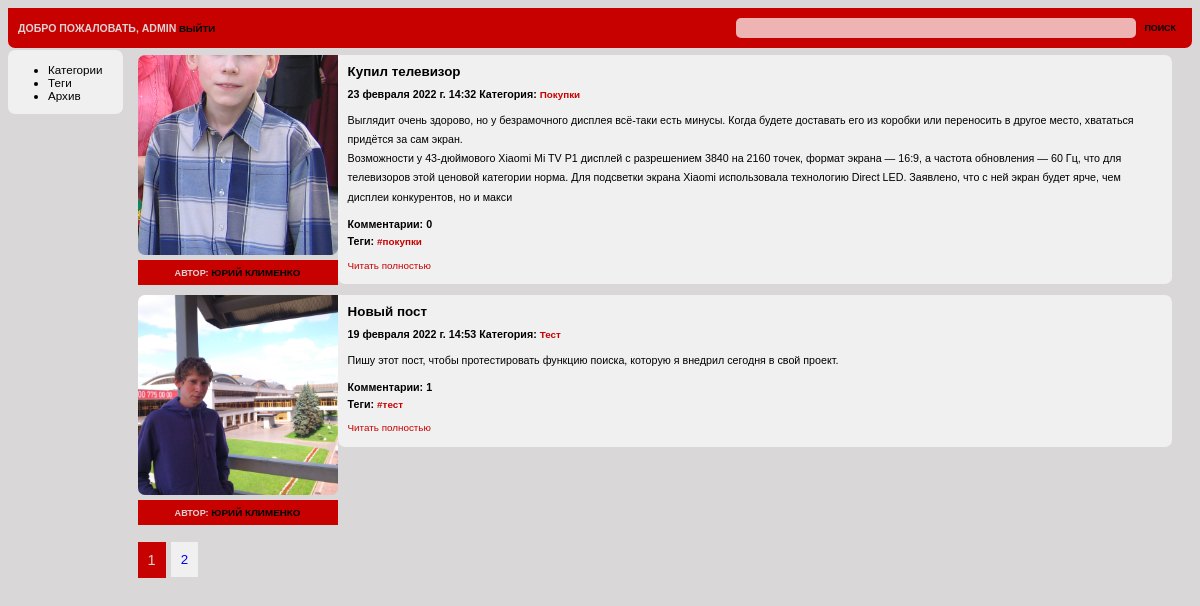
Page / (signed in) on the committed database.
### user/models.py (models this page shows)
class User(AbstractUser):
    avatar = models.ImageField(upload_to='images/avatar/%Y/%m/%d/', blank=True, verbose_name='Аватар', default='images/avatar/default.bmp')
    email = models.EmailField('E-mail', unique=True)

### blog/models.py (models this page shows, shortened)
class Post(models.Model):
    author = models.ForeignKey(User, on_delete=models.SET('Неизвестный автор'))
    title = models.CharField(max_length = 100, unique = True, verbose_name='Заголовок')
    slug = models.SlugField(max_length = 100, unique = True)
    image = models.ImageField(upload_to='images/%Y/%m/%d/', null=True, blank=True, verbose_name='Изображение')
    category = models.ForeignKey(
        'Category',
        on_delete=models.CASCADE,
        verbose_name='Категория',
    )
    tags = models.ManyToManyField('Tag', blank = True, related_name='posts', verbose_name = 'Теги',)
    preview_text = models.TextField(max_length = 500, verbose_name='Превью')
    text = models.TextField(max_length = 5000, verbose_name='Текст')
    date_pub = models.DateTimeField(auto_now_add=True, verbose_name='Дата публикации')
    likes = models.ManyToManyField(User, blank = True, related_name='posts', verbose_name = 'Лайки')
    is_published = models.BooleanField("Опубликовано", null=True, blank=True)
    def get_absolute_url(self):
        return reverse('blog:post', kwargs={'category_slug': self.category.slug, 'post_slug': self.slug})
    class Meta:
        verbose_name = 'Пост'
        verbose_name_plural = 'Посты'
        ordering = ('-date_pub',)

class Category(models.Model):
    name = models.CharField(max_length = 50, verbose_name='Наименование')
    slug = models.SlugField(max_length = 50)
    def __str__(self):
        return self.name
    class Meta:
        verbose_name = 'Категория'
        verbose_name_plural = 'Категории'

class Tag(models.Model):
    name = models.CharField(max_length = 50, verbose_name='Тэг')
    slug = models.SlugField(max_length = 50)
    def __str__(self):
        return self.name
    class Meta:
        verbose_name = 'Тэг'
        verbose_name_plural = 'Тэги'

### blog/views.py (the view)
# urls.py: path('', PostListView.as_view(), name='index'),
class PostListView(PostListData, ListView):
    @control_empty
    def get_queryset(self):
        return Post.objects.filter(
                                   is_published = True
                                   ).prefetch_related('tags'
                                   ).select_related('category', 'author'
                                   ).order_by('-date_pub'
                                   ).defer('text', 'is_published', 'author__avatar', 'author__date_joined',
                                           'author__is_active', 'author__is_staff', 'author__is_superuser',
                                           'author__password', 'author__username', 'author__email',
                                           'author__last_login'
                                    ).annotate(comments_count=Count('comments'))

### blog/forms.py
class SearchForm(forms.Form):
    text = forms.CharField(max_length=50)

### blog/views.py (called while the page is built)
def control_empty(get_queryset):
        def wrapper(self):
            obj = get_queryset(self)
            if len(obj) == 0:
                raise Http404
            return obj
        return wrapper

### blog/templates/blog/index.html (shortened to what this page needs)
{% extends 'blog/base.html' %}
{% block content %}
    {% for post in posts %}
        <div class="content">
            <div class="block-titul">
                <div class="block-titul-image">
                    <img src="{{ post.image.url }}"></img>
                </div>
                <div class="block-titul-author">
                    <h3><span class="author">Автор:</span> {{ post.author.first_name }} {{ post.author.last_name }} </h3>
                </div>
            </div>
            <div class="block-text">
            <h1>{{ post.title }}</h1>
            <h3>{{ post.date_pub }} Категория: <a href="{% url 'blog:category' post.category.slug %}"> {{post.category}} </a></h3>
             <p>{{ post.preview_text|linebreaks }}</p>
            <h3>Комментарии: {{ post.comments_count }}</h3>
            <h3>Теги: {% for tag in post.tags.all %} <a href="{% url 'blog:tag' tag.slug %}"> #{{ tag }}</a> {% endfor %}</h3>
            <a href="{{ post.get_absolute_url }}">   <p>Читать полностью</p></a></b>
            </div>
        </div>
    {% endfor %}
    <br>
<div class="paginator">
    {% for page in paginator.page_range %}
    {% if page_obj.number == page %}
    <div class="paginator2">{{ page }} </div>
    {% elif page >= page_obj.number|add:-2 and page <= page_obj.number|add:2 %}
    <a href="?page={{ page }}"><div class="paginator3">{{ page }}</div></a>
    {% endif %}
    {% endfor %}
</div>
</div>
{% endblock %}

### blog/templates/blog/base.html (shortened to what this page needs)
{% load static %}
<!DOCTYPE html>
<html>
<head>
    <link href="{% static 'blog/css/styles.css' %}" rel="stylesheet">
</head>
<body>
    <div class="page">
        <div class="header">
            <div class="login_info">
            {% if request.user.is_authenticated %}
            Добро пожаловать, {{ user.username }}<a href="{% url 'logout' %}"> Выйти</a>
            {% else %}
            <a href="{% url 'login' %}"> Войти </a><a href="{% url 'register' %}"> Регистрация </a>
            {% endif %}
            </div>
            <div class="search-form">
                <form method="post" action="{% url 'blog:search' %}">
                {{ form.text }}
                <button type="submit">Поиск</button>
                </form>
            </div>
        </div>
        <div class="body_page">
            <div class="sidebar">
                <ul>
                    <li>Категории</li>
                     <li>Теги</li>
                     <li>Архив</li>
                </ul>
            </div>
          <div class="cont">{% block content %} {% endblock %}</div>
        </div>
</body>
</html>

### blog/static/blog/css/styles.css (style rules this page uses)
* { box-sizing: border-box; font-family: Verdana, Helvetica, Arial, sans-serif; font-size: 92%; }
a { text-decoration: none }
body { background: #d9d7d7; }
input[type=text] { border-radius: 5px 5px 5px 5px; height: 20px; width: 400px; border: 0px; opacity: 70%; }
img { width: 10%; height: 10%; }
.page { background: #e0d3d3; display: flex; flex-direction: column; }
.header { padding-left: 10px; padding-right: 10px; line-height: 40px; height: 40px; display: flex; flex-direction: row; justify-content: space-between; background: #c70000; border-radius: 0px 0px 7px 7px; font-weight: 550; text-transform: uppercase; }
.login_info { color:#e0d3d3; }
.login_info a { color:black; }
.login_info a:link { color:black; text-decoration: none; }
.search-form button { border: 0; background: #c70000; font-weight: 550; text-transform: uppercase; }
.body_page { align-items: flex-start; background: #d9d7d7; padding-top:2px; display: flex; flex-direction: row; justify-content: flex-start; }
.sidebar { flex-grow:1; background: #f0f0f0; border-radius: 7px 7px 7px 7px; font-size: 120%; padding-right:20px; }
.cont { display: flex; flex-direction: column; flex-grow:7; margin-left: 15px; }
.content { align-items: flex-start; display: flex; flex-direction: row; justify-content: flex-start; border:0px solid black; padding-top: 5px; padding-right: 20px; margin-bottom: 5px; }
.block-titul img { display: flex; flex-direction: column; }
.block-titul-image img { object-fit: cover; height: 200px; width: 200px; border-radius: 7px 0px 7px 7px; }
.block-titul-author { height: 25px; line-height: 25px; text-align: center; background: #c70000; text-transform: uppercase; }
.author { color: #e0d3d3; }
.block-text { flex-grow:1; background: #f0f0f0; padding-left: 10px; padding-right: 10px; border-radius: 0px 7px 7px 7px; }
.content h1 { font-size: 150%; font-weight: bolder; }
.content h3 { font-size: 120%; margin-bottom: 0px; margin-top: 5px; }
.content p { font-size: 120%; line-height: 180%; }
.content a { color: #c70000; text-decoration: none; }
.paginator { display: flex; flex-direction: row; justify-content: flex-start; }
.paginator2 { font-size: 150%; background: #c70000; color: #e0d3d3; border: 0px solid black; padding: 10px; margin-right: 5px; }
.paginator3 { font-size: 150%; background: #f0f0f0; border: 0px solid black; padding: 10px; margin-right: 5px; }

### rows in the picture
User: username "ADMIN"
Post: image (picture), author.first_name "ЮРИЙ", author.last_name "КЛИМЕНКО", title "Купил телевизор", date_pub "23 февраля 2022 г. 14:32", category "Покупки", preview_text "Выглядит очень здорово, но у безрамочного дисплея всё-таки есть минусы. Когда будете доставать его из коробки или переносить в другое место, хвататься придётся за сам экран. Возможности у 43-дюймового Xiaomi Mi TV P1 дисплей с разрешением 3840 на 2160 точек, формат экрана — 16:9, а частота обновления — 60 Гц, что для телевизоров этой ценовой категории норма. Для подсветки экрана Xiaomi использовала технологию Direct LED. Заявлено, что с ней экран будет ярче, чем дисплеи конкурентов, но и макси", comments_count "0"
Tag: name "покупки"
Post: image (picture), author.first_name "ЮРИЙ", author.last_name "КЛИМЕНКО", title "Новый пост", date_pub "19 февраля 2022 г. 14:53", category "Тест", preview_text "Пишу этот пост, чтобы протестировать функцию поиска, которую я внедрил сегодня в свой проект.", comments_count "1"
Tag: name "тест"

### other values in the picture
{{ page }} "1"
{{ page }} "2"
